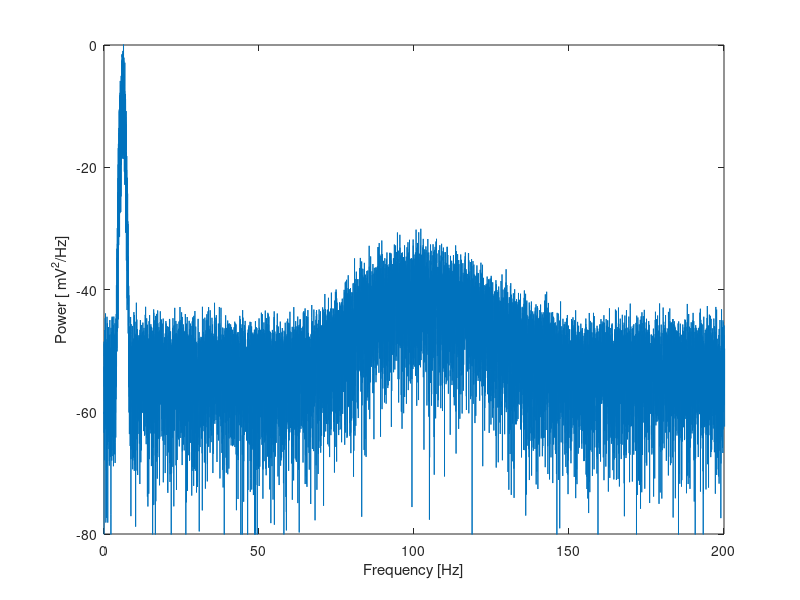

The MATLAB source for this figure: (Note: this script raises an error after producing the figure.)
%% Chapter 7, Step 1.

load('Ch7-LFP-1.mat')		%Load the LFP data,
plot(t,LFP(:))				%... and plot it,
xlabel('Time [s]');			%... with axes labelled.
ylabel('Voltage [mV]')

%% Chapter 7, Step 2.

load('Ch7-LFP-1.mat')			%Load the LFP data,
dt = t(2)-t(1);					%Define the sampling interval.
T = t(end);						%Define the duration of data.
N  = length(LFP);				%Define # points in data.

x = hann(N).*transpose(LFP);	%Multiply data by Hanning window.
xf = fft(x-mean(x));			%Compute Fourier transform of x.
Sxx = 2*dt^2/T *(xf.*conj(xf));	%Compute the power.
Sxx = Sxx(1:N/2+1);				%Ignore negative frequencies.

df = 1/max(T);					%Define frequency resolution.
fNQ = 1/dt/2;					%Define Nyquist frequency.
faxis = (0:df:fNQ);				%Construct frequency axis.
plot(faxis, 10*log10(Sxx))		%Plot power vs frequency.
xlim([0 200]); ylim([-80 0])	%Set frequency & power ranges.
xlabel('Frequency [Hz]')		%Label axes.
ylabel('Power [ mV^2/Hz]')

%% Chapter 7, Step 3.

dt = t(2)-t(1);				%Define the sampling interval.
Fs = 1/dt;					%Define the sampling frequency.
fNQ = Fs/2;					%Define the Nyquist frequency.
							%For low frequency interval,
Wn = [5,7]/fNQ;				%...set the passband,
n  = 100;					%...and filter order,
b  = fir1(n,Wn);			%...build bandpass filter.
Vlo = filtfilt(b,1,LFP);	%...and apply filter.
							%For high frequency interval,
Wn = [80,120]/fNQ;			%...set the passband,
n  = 100;					%...and filter order,
b  = fir1(n,Wn);			%...build bandpass filter.
Vhi = filtfilt(b,1,LFP);	%...and apply filter.

phi=angle(hilbert(Vlo));%Compute phase of low freq signal.
amp=abs(hilbert(Vhi));	%Compute amplitude of high freq signal.

p_bins = (-pi:0.1:pi);				%Define the phase bins.
a_mean = zeros(length(p_bins)-1,1);	%Vector for average amps.
p_mean = zeros(length(p_bins)-1,1);	%Vector for phase bins.
  
for k=1:length(p_bins)-1			%For each phase bin,
    pL = p_bins(k);					%... lower phase limit,
    pR = p_bins(k+1);				%... upper phase limit.
    indices=find(phi>=pL & phi<pR);	%Find phases falling in bin,
    a_mean(k) = mean(amp(indices));	%... compute mean amplitude,
    p_mean(k) = mean([pL, pR]);		%... save center phase.
end

%Difference between max and min modulation.
h = max(a_mean)-min(a_mean);

n_surrogates = 1000;				%Define # surrogates.
hS = zeros(n_surrogates,1);			%Vector to hold h results.
for ns=1:n_surrogates;				%For each surrogate,
    ampS = amp(randperm(length(amp)));	%Resample amplitude,
    p_bins = (-pi:0.1:pi);				%Define the phase bins.
    a_mean = zeros(length(p_bins)-1,1);	%Vector for average amps.
    p_mean = zeros(length(p_bins)-1,1);	%Vector for phase bins.
    for k=1:length(p_bins)-1			%For each phase bin,
      pL = p_bins(k);					%...lower phase limit,
      pR = p_bins(k+1);					%...upper phase limit.
      indices=find(phi>=pL & phi<pR);	%Find phases in bin,
      a_mean(k) = mean(ampS(indices));	%...compute mean amp,
      p_mean(k) = mean([pL, pR]);		%...save center phase.
    end
    hS(ns) = max(a_mean)-min(a_mean);	%Store surrogate h.
end

p = length(find(hS > h))/length(hS);    %Compute p-value.

%%  Chapter 7, Step 3 (continued).

nCtlPts = 8;						%Define # of control points.
[r,r_CI]=GLM_CFC(Vlo,Vhi,nCtlPts);	%...and compute r.